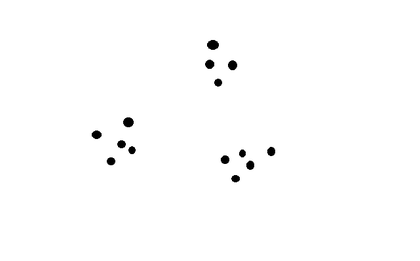
%> input picture Matlab/LaserPointsDetectionAndClustering/test_2.png, 420 x 261 px, shrunk from 641 x 398 before the run
$ octave main.m   (GNU Octave 9; MATLAB toolbox functions it lacks are replaced by stand-ins)
%> lines starting %> are read from the running program, lines starting %| are printed output that depends on the picture; in (x1, y1, x2, y2) boxes, pixels count from 0 and x2, y2 are one past the last pixel; in counts of white or black regions, pixels touching at a corner belong together; the program's own positions count from 1
### Matlab/LaserPointsDetectionAndClustering/imgTagging.m
%%%%%%%%%%%%%%%%%%%%%%%%%%%%%%%%%%%%%%%%%%%%%%%%%%%%%%%%%%%%%%%%%%%%%%%%%%%
% Author: Yameng Zhou
% Date: April 15
% Description: This is a matlab code for dots clustering waiting for
% further optimization and modification.

%%%%%%%%%%%%%%%%%%%%%%%%%%%%%%%%%%%%%%%%%%%%%%%%%%%%%%%%%%%%%%%%%%%%%%%%%%%


function [processed_img num_dots]= imgTagging(img)
% img = backup_img;
[r,c] = size(img);

processed_img = zeros(r,c);

count = 1;
for i = 1:r
    for j = 1:c
        if img(i,j) > 200
            processed_img(i,j) = count;
            count = count + 1;
        end
    end
end

fprintf('first round neighour processing\n')
for i = 1:r
    for j = 1:c
        processed_img(i,j) = neighbourProcess(processed_img,i,j,r,c);
    end
end

fprintf('second round neighour processing in backward scanning\n')
for i = r:-1:1
    for j = c:-1:1
        processed_img(i,j) = neighbourProcess(processed_img,i,j,r,c);
    end
end


%% To relabel the pixel based on the total number
count = 1;
m = containers.Map('KeyType','double','ValueType','int32');

for i = 1:r
    for j = 1:c
        if processed_img(i,j) ~= 0 && m.isKey(processed_img(i,j)) == 0
            m(processed_img(i,j)) = 1;
        end
    end
end

keys = m.keys;
keys_mat = cell2mat(keys);
[k_r k_c] = size(keys_mat);
num_dots = k_c;
replacement = containers.Map('KeyType','double','ValueType','double');
for i = 1:k_c
   replacement(keys_mat(i)) = count;
   count = count + 1;
end

for i = 1:r
    for j = 1:c
        if processed_img(i,j) ~= 0 && replacement.isKey(processed_img(i,j))
           processed_img(i,j) = replacement(processed_img(i,j));
        end
    end
end

### Matlab/LaserPointsDetectionAndClustering/findCentroids.m
%%%%%%%%%%%%%%%%%%%%%%%%%%%%%%%%%%%%%%%%%%%%%%%%%%%%%%%%%%%%%%%%%%%%%%%%%%%
% Author: Yameng Zhou
% Date: April 15
% Description: This is a matlab code for dots clustering waiting for
% further optimization and modification.

%%%%%%%%%%%%%%%%%%%%%%%%%%%%%%%%%%%%%%%%%%%%%%%%%%%%%%%%%%%%%%%%%%%%%%%%%%%


function centroids = findCentroids(processed_img,dots_num)
% dots_num = 25;
centroids = zeros(0,2);
[r,c] = size(processed_img);

for n = 1:dots_num
    center = zeros(1,2);
    count = 0;
    for i = 1:r
        for j = 1:c
            if processed_img(i,j) == n
                center = center + [i,j];
                count = count + 1;
            end
        end
    end
    center = center./count;
    centroids = [centroids; center];
end

centroids = floor(centroids);

### Matlab/LaserPointsDetectionAndClustering/main.m
%%%%%%%%%%%%%%%%%%%%%%%%%%%%%%%%%%%%%%%%%%%%%%%%%%%%%%%%%%%%%%%%%%%%%%%%%%%
% Author: Yameng Zhou
% Date: April 15
% Description: This is a matlab code for dots clustering waiting for
% further optimization and modification.
%%%%%%%%%%%%%%%%%%%%%%%%%%%%%%%%%%%%%%%%%%%%%%%%%%%%%%%%%%%%%%%%%%%%%%%%%%%

close all, clear all;
% centroids = [[1,1];[4,4];[7,3]];
% sigma = [[0.3,0.2];[0.2,0.3]];
%
% generatePoints(centroids,sigma);

Cluster_Num = 3;
%% Simple image processing
input = imread('test_2.png');
%> input is the input picture: size 261x420x3 uint8; min 0, max 255, mean 253.1
dots = double(input);
hsv_dots = rgb2hsv(dots);
%> hsv_dots: size 261x420x3 double; mean H, S, V 0, 0, 253.1

test_img = hsv_dots(:,:,3);
test_img = 255 - test_img;
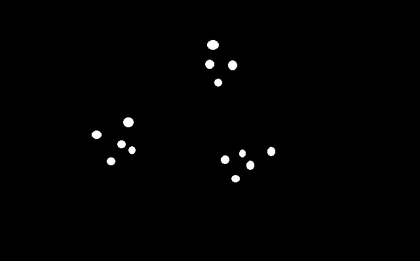
%> test_img: size 261x420 double; min 0, max 255, mean 1.9

backup_img = test_img;

%% labeling dots on the image
[processed_img dots_num]= imgTagging(backup_img);
%> after the loop in imgTagging, `for i = 1:r`: count = 725
%> after the loop in imgTagging, `for i = 1:r`:
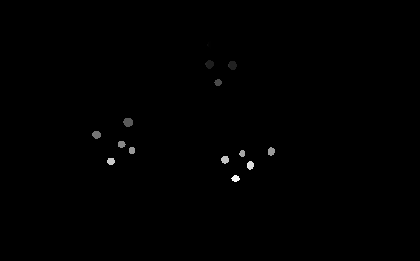
%> processed_img: size 261x420 double; min 0, max 698, mean 2.1; drawn with min black and max white
%> after the loop in imgTagging, `for i = r:-1:1`: processed_img: size 261x420 double; 0.12% of pixels changed, all inside (x1, y1, x2, y2) = (92, 41, 270, 181)
%> in imgTagging, `keys = m.keys;`: keys = 14 items
%> in imgTagging, `keys_mat = cell2mat(keys);`: keys_mat = [1 83 92 204 245 317 373 417 421 453 534 548 607 682]
%> in imgTagging, `[k_r k_c] = size(keys_mat);`: k_r = 1; k_c = 14
%> the loop in imgTagging, `for i = 1:k_c` made 14 passes
%> after the loop in imgTagging, `for i = 1:r`:
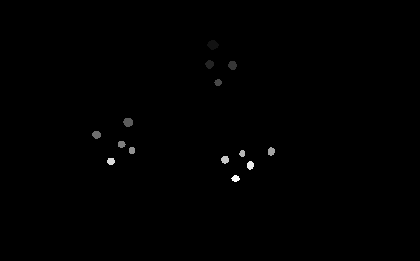
%> processed_img: size 261x420 double; min 0, max 14, mean 0.0453; drawn with min black and max white
%> dots_num = 14

%% find the centroids of those dots
centroids = findCentroids(processed_img, dots_num);
%> the loop in findCentroids, `for n = 1:dots_num` made 14 passes
%> center on passes 5 to 14: [122.8 128.7], [135.3 97.12], [144.9 122.1], [151 132.5], [152 271.8], [154 242.8], [160.3 225.6], [161.9 111.5], [165.9 250.9], [179.1 236.2]
%> centroids on passes 1 to 4: [45.4 213.4], [45.4 213.4; 64.9 210.2], [45.4 213.4; 64.9 210.2; 65.89 233.1], [45.4 213.4; 64.9 210.2; 65.89 233.1; 83.07 218.7]
%> after the loop in findCentroids, `for n = 1:dots_num`: centroids = 14 rows, first 12: [45.4 213.4; 64.9 210.2; 65.89 233.1; 83.07 218.7; 122.8 128.7; 135.3 97.12; 144.9 122.1; 151 132.5; 152 271.8; 154 242.8; 160.3 225.6; 161.9 111.5]
%> in findCentroids, `centroids = floor(centroids);`: centroids = 14 rows, first 12: [45 213; 64 210; 65 233; 83 218; 122 128; 135 97; 144 122; 151 132; 152 271; 154 242; 160 225; 161 111]

%% clustering centroids by using kmeans
% Problems remain like if we do not know the initial number of clusters,
% how could we do the clustering using techniques like k-means?
model = kmeans(centroids,Cluster_Num);
%> model = [2; 2; 2; 2; 1; 1; 1; 1; 3; 3; 3; 1; 3; 3]

%% plot the clustering result
colors = ['g*';'ro';'b+'];
figure
hold on
for i = 1:Cluster_Num
    for j = 1:dots_num
       if model(j) == i
           plot(centroids(j,1),centroids(j,2),colors(i,:));
       end
    end
end
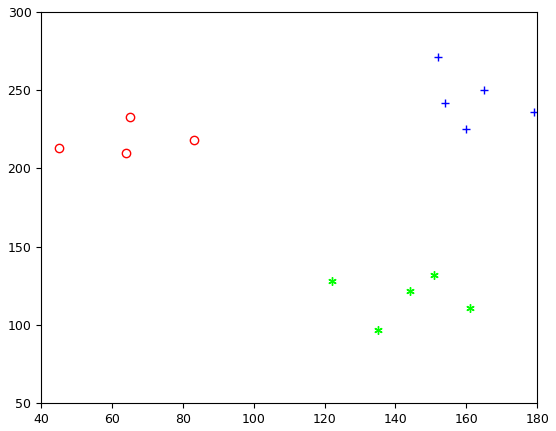
%> figure redrawn from the program's plot data
hold off

%% Put boxes and count number on each cluster
figure;
hold on;
[r,c] = size(test_img);
%> r = 261; c = 420
output = input;
rectangle = zeros(0,4);
for i = 1:Cluster_Num
    dots_set = zeros(0,2);
   for j = 1:dots_num
      if  model(j) == i
          dots_set = [dots_set;centroids(j,:)];
      end
   end
   u_y = max(dots_set(:,1));
   u_x = max(dots_set(:,2));
   l_y = min(dots_set(:,1));
   l_x = min(dots_set(:,2));
   % Insert boxes
%> (the run ends here)
